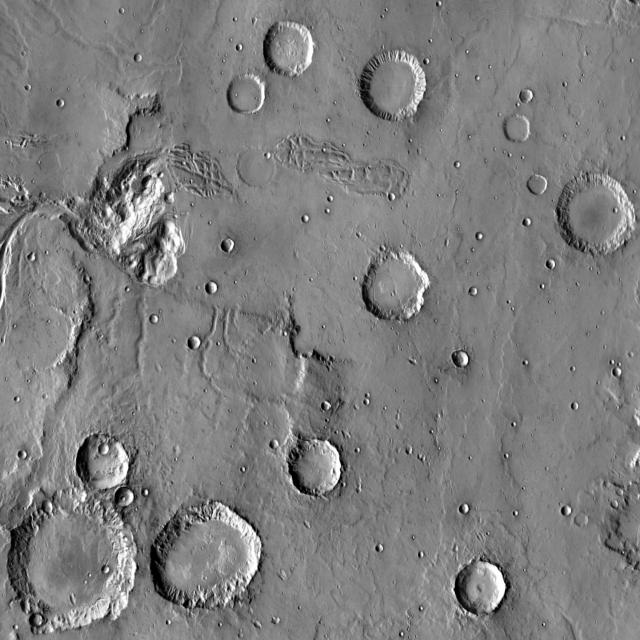
#> input picture real_craters/011_png.rf.8ac312b4898f0106d10b76952a55d237.jpg, 640 x 640 px; its folder holds only this picture in this run
$ jupyter execute build_reference_images.ipynb
#> lines starting #> are read from the running program, lines starting #| are printed output that depends on the picture
[cell 1]
import cv2
import numpy as np
import os
import matplotlib.pyplot as plt
from glob import glob
import pandas as pd
import shutil

[cell 2]
#################################
#### Light Variation Detection ###
#################################

def analyze_light_hsv(image_path, visualize=False):
    """
    Analyze light characteristics using HSV color space.

    Args:
        image_path: Path to the image file
        visualize: Whether to show visualization

    Returns:
        h_mean: Mean hue
        s_mean: Mean saturation
        v_mean: Mean value (brightness)
        s_std: Standard deviation of saturation
        v_std: Standard deviation of value
    """
#> called with visualize = True
    # Read the image
    img = cv2.imread(image_path)
#> img is the input picture: shape (640, 640, 3); min 0, max 255, mean 125.7
    if img is None:
        print(f"Error: Could not read image {image_path}")
        return None, None, None, None, None

    # Convert to HSV
    hsv = cv2.cvtColor(img, cv2.COLOR_BGR2HSV)
#> hsv: shape (640, 640, 3); mean H, S, V 0, 0, 125.7

    # Split channels
    h, s, v = cv2.split(hsv)
#> h: shape (640, 640); every value is 0

    # Calculate statistics
    h_mean = np.mean(h)  # Average hue
#> h_mean = 0
    s_mean = np.mean(s)  # Average saturation
#> s_mean = 0
    v_mean = np.mean(v)  # Average brightness (value)
#> v_mean = 125.7

    h_std = np.std(h)    # Hue variation
#> h_std = 0
    s_std = np.std(s)    # Saturation variation
#> s_std = 0
    v_std = np.std(v)    # Brightness variation
#> v_std = 27.03

    # Visualize if requested
    if visualize:
        plt.figure(figsize=(15, 8))

        # Plot the image
        plt.subplot(2, 3, 1)
        plt.imshow(cv2.cvtColor(img, cv2.COLOR_BGR2RGB))
        plt.title("Original Image")
        plt.axis('off')

        # Plot HSV channels
        plt.subplot(2, 3, 2)
        plt.imshow(h, cmap='hsv')
        plt.title(f"Hue (Mean: {h_mean:.1f}, StdDev: {h_std:.1f})")
        plt.axis('off')

        plt.subplot(2, 3, 3)
        plt.imshow(s, cmap='gray')
        plt.title(f"Saturation (Mean: {s_mean:.1f}, StdDev: {s_std:.1f})")
        plt.axis('off')

        plt.subplot(2, 3, 4)
        plt.imshow(v, cmap='gray')
        plt.title(f"Value (Mean: {v_mean:.1f}, StdDev: {v_std:.1f})")
        plt.axis('off')

        # Plot histograms
        plt.subplot(2, 3, 5)
        plt.hist(s.ravel(), 256, [0, 256])
        plt.title("Saturation Histogram")

        plt.subplot(2, 3, 6)
        plt.hist(v.ravel(), 256, [0, 256])
        plt.title("Value Histogram")

        plt.tight_layout()
        plt.show()
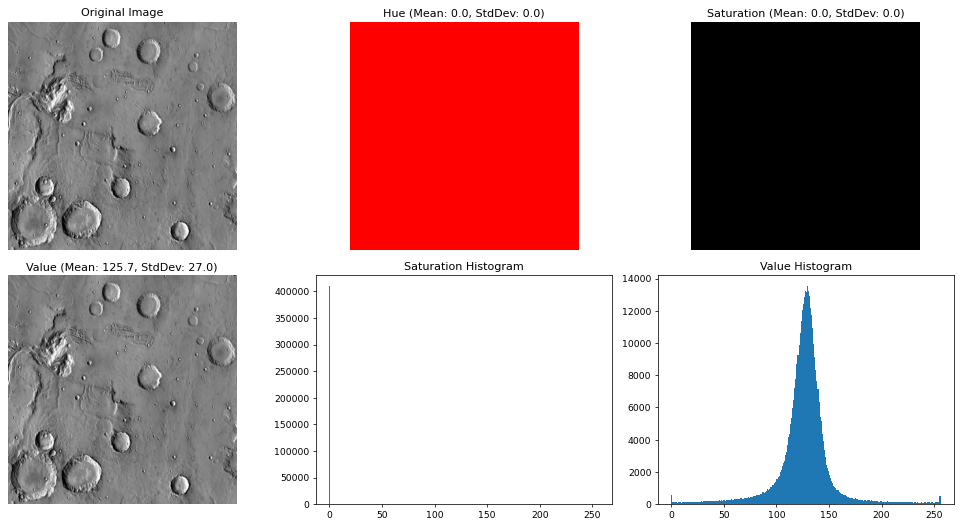
#> figure drawn by matplotlib, 6 panels; panel 5: tallest bar 409600 high, from x = 0 to 1; panel 6: tallest bar 13526 high, from x = 129 to 130

    return h_mean, s_mean, v_mean, s_std, v_std

def classify_images_by_hsv(image_folder, output_csv='hsv_analysis.csv', visualize_samples=False):
    """
    Process all images in a folder and classify them by HSV characteristics.
    """
    # Get all image files
    image_files = glob(os.path.join(image_folder, "*.jpg")) + \
                  glob(os.path.join(image_folder, "*.png"))

    results = []

    # Process each image
    for i, img_path in enumerate(image_files):
        filename = os.path.basename(img_path)

        # Show progress
        if i % 10 == 0:
            print(f"Processing image {i+1}/{len(image_files)}: {filename}")

        # Visualize a few samples
        should_visualize = visualize_samples and i < 5

        # Analyze HSV
        h_mean, s_mean, v_mean, s_std, v_std = analyze_light_hsv(
            img_path, visualize=should_visualize
        )
#> h_mean = 0; s_mean = 0; v_mean = 125.7; s_std = 0; v_std = 27.03

        # Store results
        results.append({
            'filename': filename,
            'h_mean': h_mean,
            's_mean': s_mean,
            'v_mean': v_mean,
            's_std': s_std,
            'v_std': v_std
        })

    # Convert to DataFrame
    df = pd.DataFrame(results)
#> df = table of 1 rows and 6 columns

    # Use fixed thresholds as suggested by professor
    # These thresholds should be adjusted based on your dataset

    # Value (brightness) categories
    df['brightness'] = pd.cut(
        df['v_mean'],
        bins=[0, 85, 170, 255],
        labels=['dark', 'medium', 'bright'],
        include_lowest=True
    )

    # Saturation categories
    df['saturation'] = pd.cut(
        df['s_mean'],
        bins=[0, 60, 120, 255],
        labels=['low_sat', 'medium_sat', 'high_sat'],
        include_lowest=True
    )

    # Contrast categories (based on value std)
    df['contrast'] = pd.cut(
        df['v_std'],
        bins=[0, 30, 60, 255],
        labels=['low_contrast', 'medium_contrast', 'high_contrast'],
        include_lowest=True
    )

    # Hue Categories
    df['hue_category'] = pd.cut(
        df['h_mean'],
        bins=[0, 10, 20, 30, 180],
        labels=['red', 'orange', 'yellow_brown', 'other'],
        include_lowest=True
    )

    # Save results
    df.to_csv(output_csv, index=False)

    # Print summary
    print("\nBrightness distribution:")
    print(df['brightness'].value_counts())
#| brightness
#| medium    1
#| dark      0
#| bright    0
#| Name: count, dtype: int64
    print("\nSaturation distribution:")
    print(df['saturation'].value_counts())
#| saturation
#| low_sat       1
#| medium_sat    0
#| high_sat      0
#| Name: count, dtype: int64
    print("\nContrast distribution:")
    print(df['contrast'].value_counts())
#| contrast
#| low_contrast       1
#| medium_contrast    0
#| high_contrast      0
#| Name: count, dtype: int64
    print("\nHue distribution:")
    print(df['hue_category'].value_counts())
#| hue_category
#| red             1
#| orange          0
#| yellow_brown    0
#| other           0
#| Name: count, dtype: int64


    return df

[cell 3]
########################
#### Helpers ###########
########################

def clean_folder(folder_path):
    """
    Remove all files from a folder while preserving the folder itself.

    Args:
        folder_path: Path to the folder to be cleaned

    Returns:
        int: Number of files removed
    """
    if not os.path.exists(folder_path):
        return 0

    count = 0
    for item in os.listdir(folder_path):
        item_path = os.path.join(folder_path, item)
        if os.path.isfile(item_path):
            try:
                os.remove(item_path)
                count += 1
            except Exception as e:
                print(f"Error removing {item_path}: {e}")
        elif os.path.isdir(item_path):
            # Skip subdirectories - only remove files
            pass

    return count

[cell 4]
#################################
#### Classify By Lighting #######
#################################

image_folder = "real_craters"
output_folder = "by_lighting"
df = classify_images_by_hsv(image_folder, visualize_samples=True)
#> df = table of 1 rows and 10 columns

def create_and_clean_category_folders(output_folder, category_groups):
    """
    Create and clean category folders based on provided category groups

    Args:
        output_folder: Base folder where category folders will be created
        category_groups: Dictionary mapping category types to lists of categories
    """
    for category_type, categories in category_groups.items():
        for category in categories:
            folder_name = f"{category_type}_{category}"
            category_path = os.path.join(output_folder, folder_name)

            # Create folder
            os.makedirs(category_path, exist_ok=True)

            # Clean folder
            removed_count = clean_folder(category_path)
            print(f"Cleaned {folder_name}: removed {removed_count} files")

# Define all categories in one place
category_groups = {
    'brightness': ['dark', 'medium', 'bright'],
    'saturation': ['low_sat', 'medium_sat', 'high_sat'],
    'contrast': ['low_contrast', 'medium_contrast', 'high_contrast'],
    'hue': ['red', 'orange', 'yellow_brown', 'other']
}

# Create and clean all category folders with one function call
create_and_clean_category_folders(output_folder, category_groups)

# Copy images to their respective brightness category folders
for _, row in df.iterrows():
    if pd.notna(row['brightness']):
        source = os.path.join(image_folder, row['filename'])
        dest = os.path.join(output_folder, "brightness_" + row['brightness'], row['filename'])
        shutil.copy2(source, dest)

    if pd.notna(row['saturation']):
        source = os.path.join(image_folder, row['filename'])
        dest = os.path.join(output_folder, "saturation_" + row['saturation'], row['filename'])
        shutil.copy2(source, dest)

    if pd.notna(row['contrast']):
        source = os.path.join(image_folder, row['filename'])
        dest = os.path.join(output_folder, "contrast_" + row['contrast'], row['filename'])
        shutil.copy2(source, dest)

    if pd.notna(row['hue_category']):
        source = os.path.join(image_folder, row['filename'])
        dest = os.path.join(output_folder, "hue_" + row['hue_category'], row['filename'])
        shutil.copy2(source, dest)
#> this loop made 1 pass

[cell 5]
def get_size_from_folder_structure(filename):
    """Get the size category based on which subfolder contains the image"""
    for size in ['small', 'medium', 'big', 'massive']:
        size_path = os.path.join('by_size', size, filename)
        if os.path.exists(size_path):
            return size

    # If not found in any size folder, check the main folder
    if os.path.exists(os.path.join('real_craters', filename)):
        return 'uncategorized'

    return 'unknown'

# After running your HSV analysis which creates 'df'
# Add the size information from your folder structure
df['size_category'] = df['filename'].apply(get_size_from_folder_structure)

[cell 6]
# Create multi-category labels for each image
df['combined_category'] = df.apply(
    lambda row: f"{row['size_category']}_{row['contrast']}_{row['brightness']}_{row['hue_category']}_{row['saturation']}",
    axis=1
)

# Count images in each combined category
category_counts = df['combined_category'].value_counts()

# Sample from each category (adjust sample size based on count)
reference_images = []
for category, count in category_counts.items():
    if count > 0:
        # Sample min(count, 2) images from this category
        sample_size = min(count, 2)
        category_df = df[df['combined_category'] == category]
        sampled = category_df.sample(sample_size)
        reference_images.extend(sampled['filename'].tolist())
#> this loop made 1 pass
#> (category, count, sample_size, sampled) on pass 1: ('small_low_contrast_medium_red_low_sat', 1, 1, table of 1 rows and 12 columns)
#> after the loop, reference_images = 1 item

print(len(reference_images))
#| 1
# If you haven't reached 50 images, add more from underrepresented categories
# if len(reference_images) < 50:
    # Add logic to select more images from underrepresented dimensions

[cell 7]
import os
import shutil

# Create a reference images folder
reference_folder = "reference_images"
os.makedirs(reference_folder, exist_ok=True)

# Clean the folder if it already exists
removed_count = clean_folder(reference_folder)
print(f"Cleaned {reference_folder}: removed {removed_count} files")

# Copy the selected reference images to the folder
for filename in reference_images:
    # Find the source file - check in each of your folders
    source_file = None

    # Check in main folder
    if os.path.exists(os.path.join("real_craters", filename)):
        source_file = os.path.join("real_craters", filename)

    # Check in size folders
    if not source_file:
        for size in ['small', 'medium', 'big', 'massive']:
            size_path = os.path.join("by_size", size, filename)
            if os.path.exists(size_path):
                source_file = size_path
                break

    # If source file found, copy it
    if source_file:
        dest_file = os.path.join(reference_folder, filename)
        shutil.copy2(source_file, dest_file)
        print(f"Copied {filename} to reference folder")
    else:
        print(f"Warning: Could not find source file for {filename}")

print(f"Copied {len(os.listdir(reference_folder))} reference images to {reference_folder}")
#| Copied 1 reference images to reference_images
